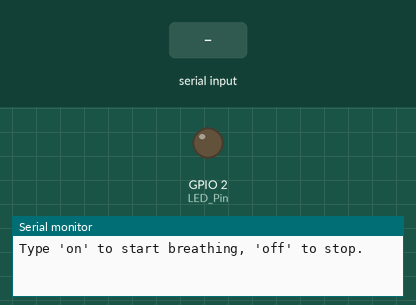
A program run on a simulated Seeed XIAO ESP32-C3. On the bench: output pins drawn as LEDs (lit = HIGH), the last lines printed to the serial monitor. Dashed ring = blinking. The inputs (shaded band) are chosen by the test bench.

Above: at 1.2 s.
1.3 s: "flash\n" received over Serial
At 1.45 s:
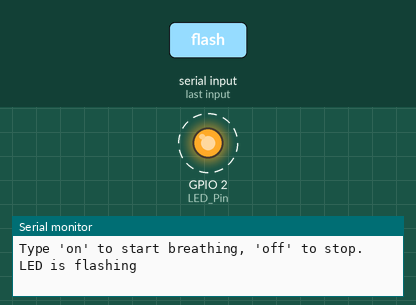
4.3 s: "breath\n" received over Serial
At 4.95 s:
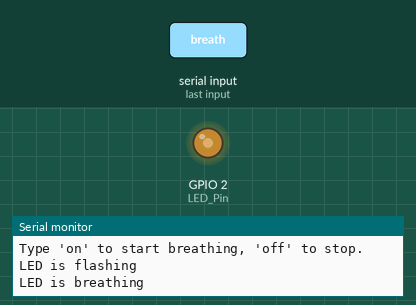
7.3 s: "on\n" received over Serial
8.8 s: "off\n" received over Serial
At 10.1 s:
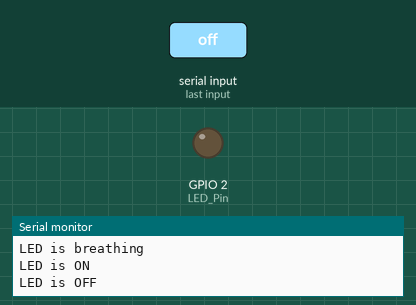
Timing chart, 0 to 11.3 s (numbered marks = the images above; inputs shaded):
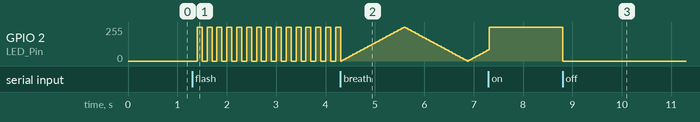

The program:

main.cpp
```cpp
#include <Arduino.h>

#define LED_Pin 2

bool breathing = false;
bool flashing = false;

void setup() {
  Serial.begin(9600);
  pinMode(LED_Pin, OUTPUT);

  ledcAttachPin(LED_Pin, 0);
  ledcSetup(0, 5000, 8);
  ledcWrite(0, 0);

  Serial.println("Type 'on' to start breathing, 'off' to stop.");
}

void breath() {
  static int brightness = 0;
  static int fadeAmount = 5;

  ledcWrite(0, brightness);

  brightness += fadeAmount;
  if (brightness <= 0 || brightness >= 255) {
    fadeAmount = -fadeAmount;
  }

  delay(25);
}

void flash() {
  while (true) {
    ledcWrite(0, 0);
    delay(5);
    ledcWrite(0, 255);
  }
}

void control() {
  if (Serial.available()) {
    String command = Serial.readStringUntil('\n');
    command.trim();

    if (command == "on") {
      breathing = false;
      flashing = false;
      ledcWrite(0, 255);
      Serial.println("LED is ON");
    } else if (command == "off") {
      breathing = false;
      flashing = false;
      ledcWrite(0, 0);
      Serial.println("LED is OFF");
    } else if (command == "flash") {
      breathing = false;
      flashing = true;
      Serial.println("LED is flashing");
    } else if (command == "breath") {
      breathing = true;
      flashing = false;
      Serial.println("LED is breathing");
    } else {
      Serial.println("Unknown command. Try 'on' or 'off'.");
    }
  }
}

void loop() {
  control();
  if (breathing) {
    breath();
  } else if (flashing) {
    static bool state = false;
    ledcWrite(0, state ? 255 : 0);
    state = !state;
    delay(100);
  }
}
```

Measured:
- after the input at 1.3 s, GPIO 2 (LED_Pin): alternates 255/255 for 0.10 s and 0/255 for 0.10 s, starting after 0.10 s
- after the input at 8.8 s, GPIO 2 (LED_Pin): 255/255 → 0/255 at once
